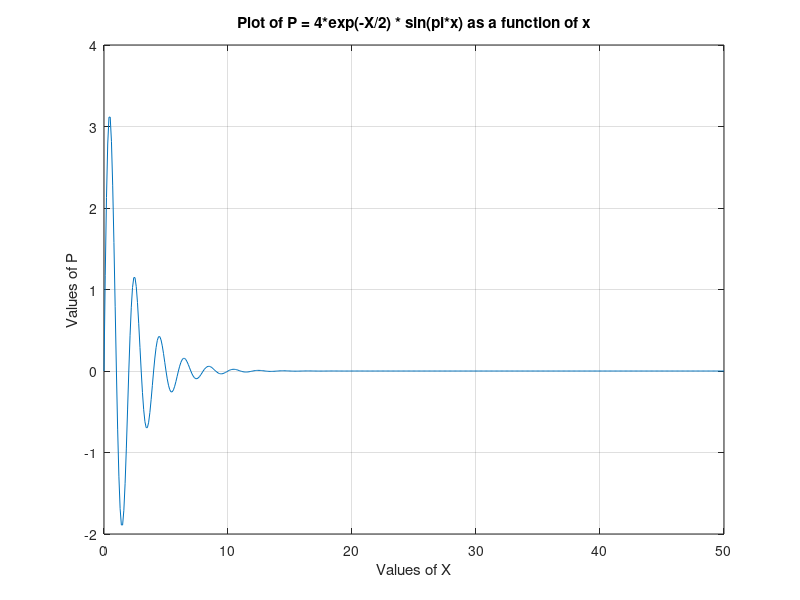

The MATLAB source for this figure:
%               Solution for Problems 5-7

clear all;

%constant values are defined except x
t = 2.5;
y = 15.25;
z = 8.2;

%vector X is created

X = [0.0:0.1:50.0];

%plotting values of X vs X
plot(X,X);
title('Plot of X = [0.0:0.1:50.0] as a function of X');
xlabel('Values of X');
ylabel('Values of X');
grid;
keyboard;


%evaluating expressions M,N,O,P and plotting them against values of x
M = 4.*X.^2 + 3*y + 10;
plot(X,M);
title('Plot of M = 4.*X^2 + 3*y + 10 as a function of X');
xlabel('Values of X');
ylabel('Values of M');
grid;
keyboard;

N = exp(2.*X) + X;
plot(X,N);
title('Plot of N = exp(2*X) + X as a function of X');
xlabel('Values of X');
ylabel('Values of N');
grid;
keyboard;

O = sqrt(1./(X+y) + 1./(t+z));
plot(X,O);
title('Plot of O = sqrt(1./(X+y) + 1./(t+z)) as a function of X');
xlabel('Values of X');
ylabel('Values of O');
grid;
keyboard;

P = 4 .* exp(-X/2) .* sin(pi.*X);
plot(X,P);
title('Plot of P = 4*exp(-X/2) * sin(pi*x) as a function of x');
xlabel('Values of X');
ylabel('Values of P');
grid;
keyboard;